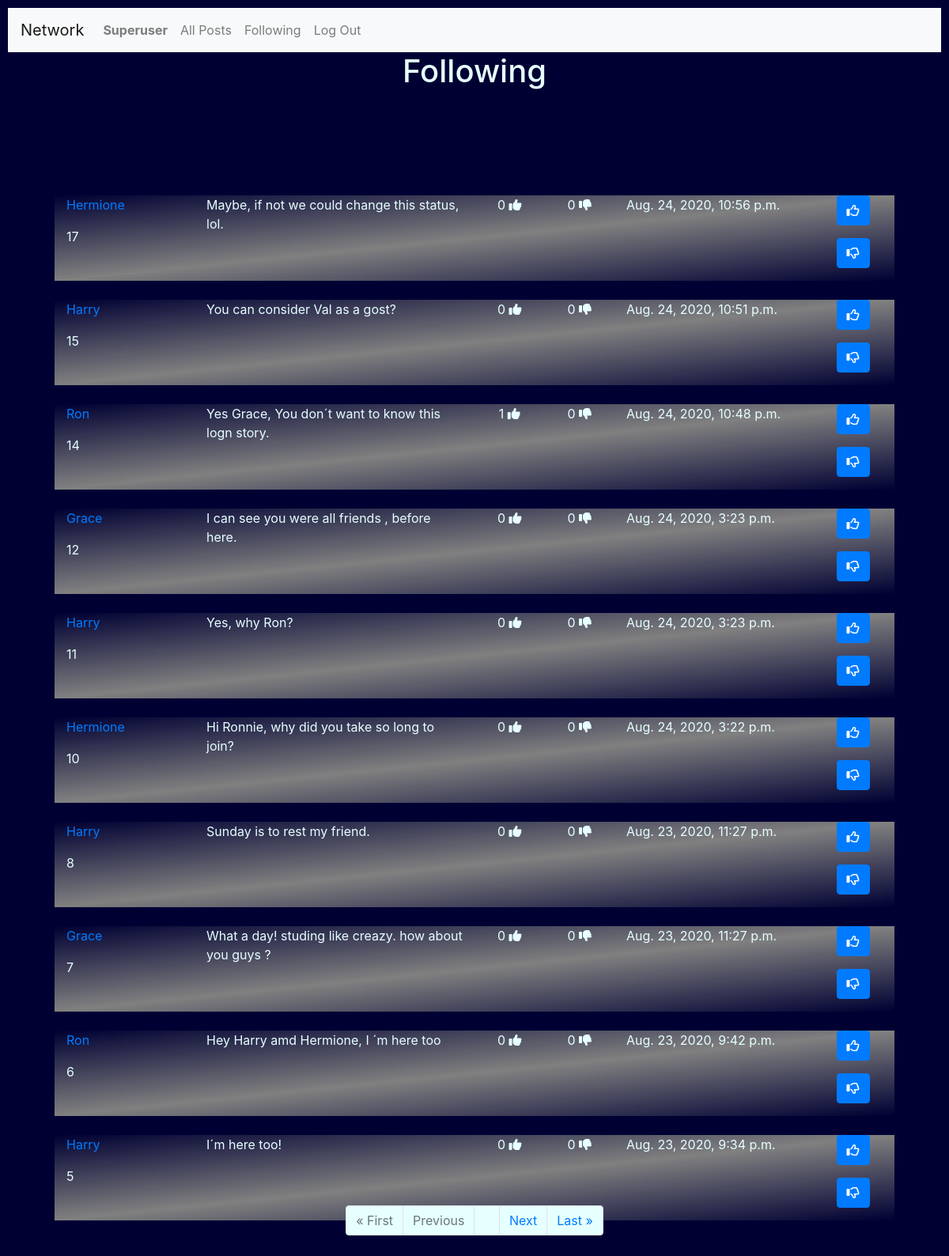
Page /following (signed in) on the committed database.
### network/models.py (models this page shows, shortened)
class User(AbstractUser):
    pass

class Posts(models.Model):
    User = models.ForeignKey('User', on_delete = models.CASCADE)
    Post = models.TextField(max_length=255)
    Date = models.DateTimeField(auto_now_add=True)
    Likes = models.IntegerField(blank=True, null=True)
    Unlikes = models.IntegerField(blank=True, null=True)

### network/views.py (the view)
# urls.py: path("following", views.following_view, name="following"),
@login_required
def following_view(request):
    FPL = []
    profile= []
    following = []
    posts = []
    postchoose = []
    if request.user.is_authenticated:
          posts = Posts.objects.all().order_by('-Date')
          user = request.user.id
          username = request.user.username
          seguindo = Profile.objects.filter(Follower=user)
          print(user, username )
          for row in posts:
              for s in seguindo:
                  if row.User == s.User:
                      FPL.append(row)
          paginator = Paginator(FPL, 10)
          page_number = request.GET.get('page')
          page_itens = paginator.get_page(page_number)
          print("FOLLOWING PAGE")
          print(paginator.count , paginator.num_pages )
          print(page_itens)
    else:
        context={
            "Message": "Please Login or join our Network",
        }
        return render(request, "network/login.html", context)
    context = {
         "page_obj" : page_itens,
         "NewPostForm":NewPostForm(),
    }
    return render(request, "network/following.html", context)

### network/templates/network/following.html (shortened to what this page needs)
{% extends "network/layout.html" %}
{% load static %}
{% block body %}
  <h1>Following </h1>
  <hr>
{% if page_obj|length > 0 %}
        {% for Post in page_obj %}
            <div class="container" style="width:90%; position:relative; top:100px;background-image: linear-gradient(to top left, #000033, gray,	 #000033 );">
                <div class="row"  width="1700px">
                    <div class="col-lg-2">
                        <p><a href= "{% url 'network:profile' Post.User %}"  >  {{Post.User |title}} </a>
                        <p>  {{Post.id}}</p>
                    </div>
                    <div class="col-lg-4">
                         <p> {{Post.Post}} </p>
                    </div>
                    <div class="col-lg-1" style="text-align: center;">
                         {%if Post.Likes == None%}
                             <p> 0 <i class="fas fa-thumbs-up"></i></p>
                         {% else %}
                              <p> {{ Post.Likes }}  <i class="fas fa-thumbs-up"></i></p>
                         {% endif %}
                    </div>
                    <div class="col-lg-1" style="text-align: center;">
                         {%if Post.Unlikes  == None%}
                              <p> 0  <i class="fas fa-thumbs-down"></i></p>
                         {% else %}
                              <p> {{ Post.Unlikes }}  <i class="fas fa-thumbs-down"></i></p>
                          {% endif %}
                    </div>
                    <div class="col-lg-3">
                       <p> {{Post.Date}} </p>
                    </div>
                    <div class="col-lg-1">
                       <p> <button class="btn btn-primary" id="likes-{{Post.id}}" onclick="likepost({{Post.id}})">
                            <i class="far fa-thumbs-up"></i>
                           </button></p>
                       <p> <button class="btn btn-primary" id="unlikes-{{Post.id}}" onclick="unlikepost({{Post.id}})">
                            <i class="far fa-thumbs-down"></i>
                           </button></p>
                    </div>
                </div>
            </div>
            <br>
        {% endfor %}
        <br>
        <hr>
        <form>
           <div class="container" >
              <ul class="pagination justify-content-center"  >
                  {% if page_obj.has_previous %}
                            <li class="page-item"><a href="?page=1" class="page-link" style="background-color:#e6ffff;">&laquo; First</a></li>
                            <li class="page-item"><a href="?page={{ page_obj.previous_page_number }}" class="page-link" style="background-color:#e6ffff;">Previous</a></li>
                  {% else %}
                        <li class="page-item disabled"><a class="page-link" style="background-color:#e6ffff;">&laquo; First</a></li>
                        <li class="page-item disabled"><a class="page-link" style="background-color:#e6ffff;">Previous</a></li>
                  {% endif %}
                  {% if page_obj.number %}
                        <li class="page-item"><a class="page-link" style="background-color:#e6ffff;">{{ page_obj.number }}</a></li>
                  {% else %}
                        <li class="page-item"><a class="page-link" style="background-color:#e6ffff;">0</a></li>
                  {% endif %}
                  {% if page_obj.has_next %}
                        <li class="page-item"><a href="?page={{ page_obj.next_page_number }}" class="page-link" style="background-color:#e6ffff;">Next</a></li>
                        <li class="page-item"><a href="?page={{ page_obj.paginator.num_pages }}" class="page-link" style="background-color:#e6ffff;">Last &raquo;</a></li>
                  {% else %}
                        <li class="page-item disabled"><a class="page-link" style="background-color:#e6ffff;">Next</a></li>
                        <li class="page-item disabled"><a class="page-link" style="background-color:#e6ffff;">Last &raquo;</a></li>
                  {% endif %}
            </ul>
          </div>
        </form>
    {% endif %}
    {% endblock %}

### network/templates/network/layout.html (shortened to what this page needs)
{% load static %}
<!DOCTYPE html>
<html lang="en">
    <head>
        <link rel="stylesheet" href="https://stackpath.bootstrapcdn.com/bootstrap/4.4.1/css/bootstrap.min.css">
        <link rel="stylesheet" href="https://cdnjs.cloudflare.com/ajax/libs/font-awesome/4.7.0/css/font-awesome.min.css">
        <link href="{% static 'network/styles.css' %}" rel="stylesheet">
    </head>
    <body>
        <nav class="navbar navbar-expand-lg navbar-light bg-light" >
            <a class="navbar-brand" href="#">Network</a>
            <div style="color : #000033;">
              <ul class="navbar-nav mr-auto">
                {% if user.is_authenticated %}
                    <li class="nav-item">
                        <a class="nav-link" href="{% url 'network:profile' user.username  %}"><strong>{{ user.username |title}}</strong></a>
                    </li>
                {% endif %}
                <li class="nav-item">
                  <a class="nav-link" href="{% url 'network:index' %}">All Posts</a>
                </li>
                {% if user.is_authenticated %}
                    <li class="nav-item">
                        <a class="nav-link" href="{% url 'network:following' %}">Following</a>
                    </li>
                    <li class="nav-item">
                        <a class="nav-link" href="{% url 'network:logout' %}">Log Out</a>
                    </li>
                {% endif %}
              </ul>
            </div>
          </nav>
        <div class="body">
            {% block body %}
            {% endblock %}
        </div>
    </body>
</html>

### network/static/network/styles.css (style rules this page uses)
body { padding: 10px; color: #e6ffff ; background-color: #000033; background-position: center; background-repeat: no-repeat; background-size: cover; height: 100%; width: 100%; }
h1 { text-align: center; }

### rows in the picture
User: username "Superuser"
Posts: User "Hermione", id "17", Post "Maybe, if not we could change this status, lol.", shows "0", Date "Aug. 24, 2020, 10:56 p.m."
Posts: User "Harry", id "15", Post "You can consider Val as a gost?", shows "0", Date "Aug. 24, 2020, 10:51 p.m."
Posts: User "Ron", id "14", Post "Yes Grace, You don´t want to know this logn story.", Likes "1", shows "0", Date "Aug. 24, 2020, 10:48 p.m."
Posts: User "Grace", id "12", Post "I can see you were all friends , before here.", shows "0", Date "Aug. 24, 2020, 3:23 p.m."
Posts: User "Harry", id "11", Post "Yes, why Ron?", shows "0", Date "Aug. 24, 2020, 3:23 p.m."
Posts: User "Hermione", id "10", Post "Hi Ronnie, why did you take so long to join?", Date "Aug. 24, 2020, 3:22 p.m."
Posts: User "Harry", id "8", Post "Sunday is to rest my friend.", shows "0", Date "Aug. 23, 2020, 11:27 p.m."
Posts: User "Grace", id "7", Post "What a day! studing like creazy. how about you guys ?", shows "0", Date "Aug. 23, 2020, 11:27 p.m."
Posts: User "Ron", id "6", Post "Hey Harry amd Hermione, I ´m here too", shows "0", Date "Aug. 23, 2020, 9:42 p.m."
Posts: User "Harry", id "5", Post "I´m here too!", shows "0", Date "Aug. 23, 2020, 9:34 p.m."
